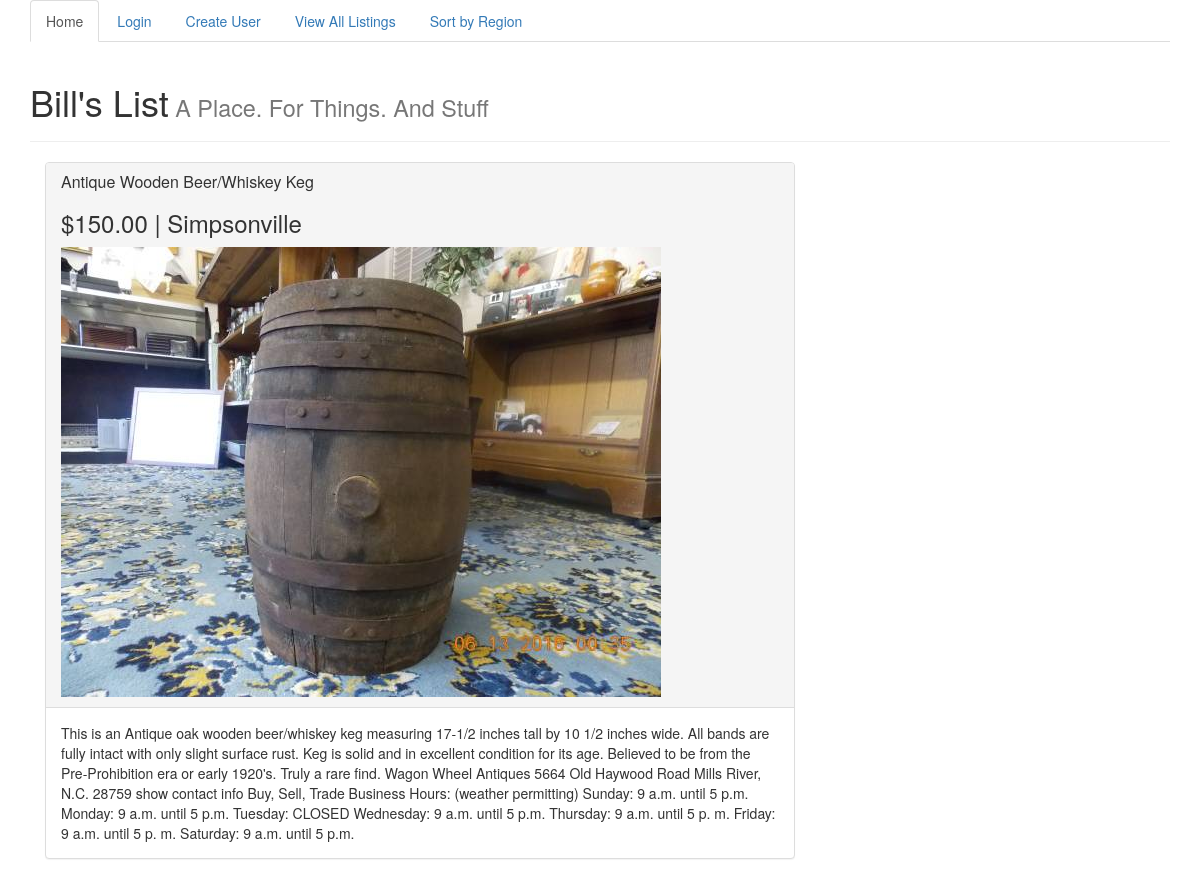
The page /2/ on the database as committed earlier.
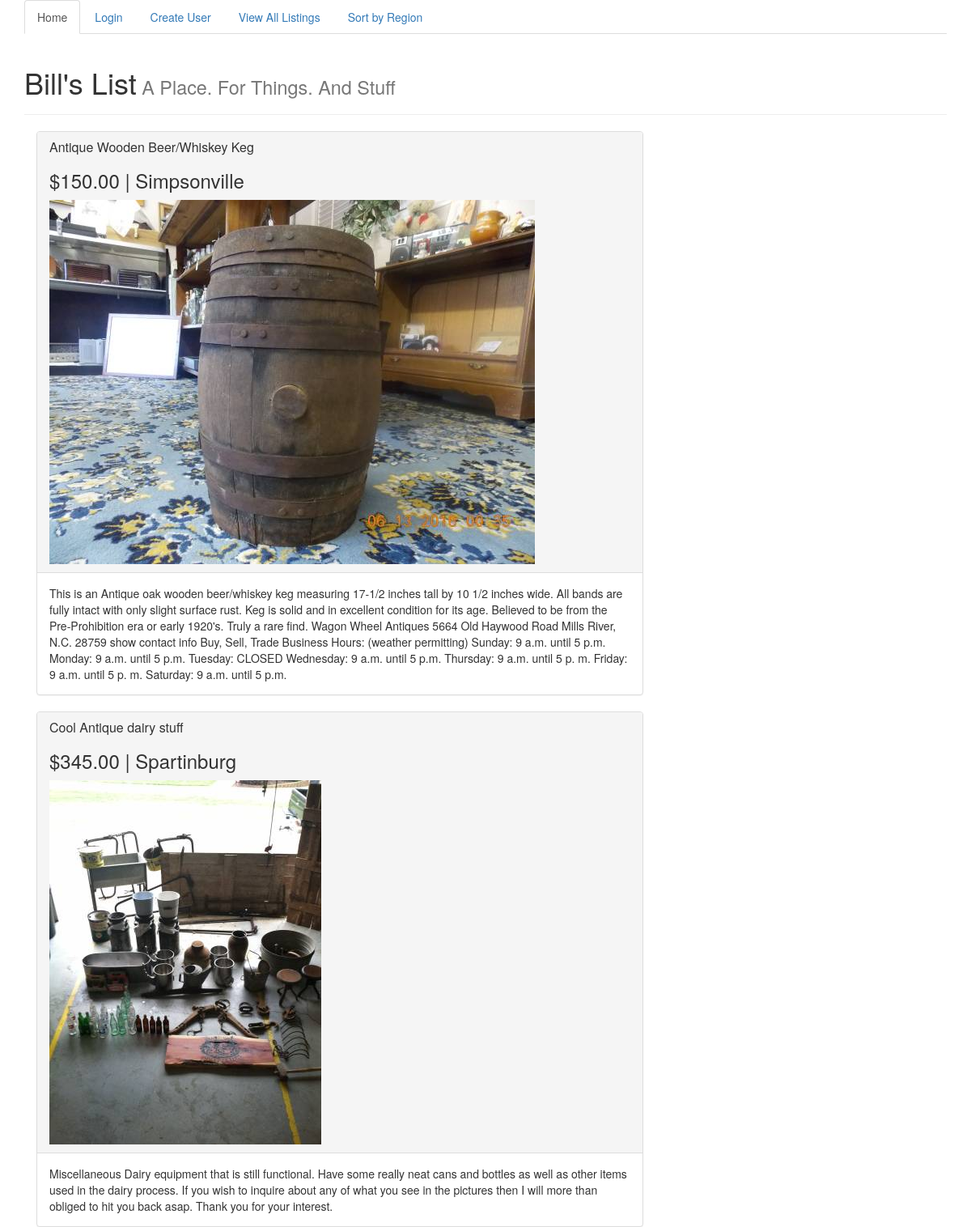
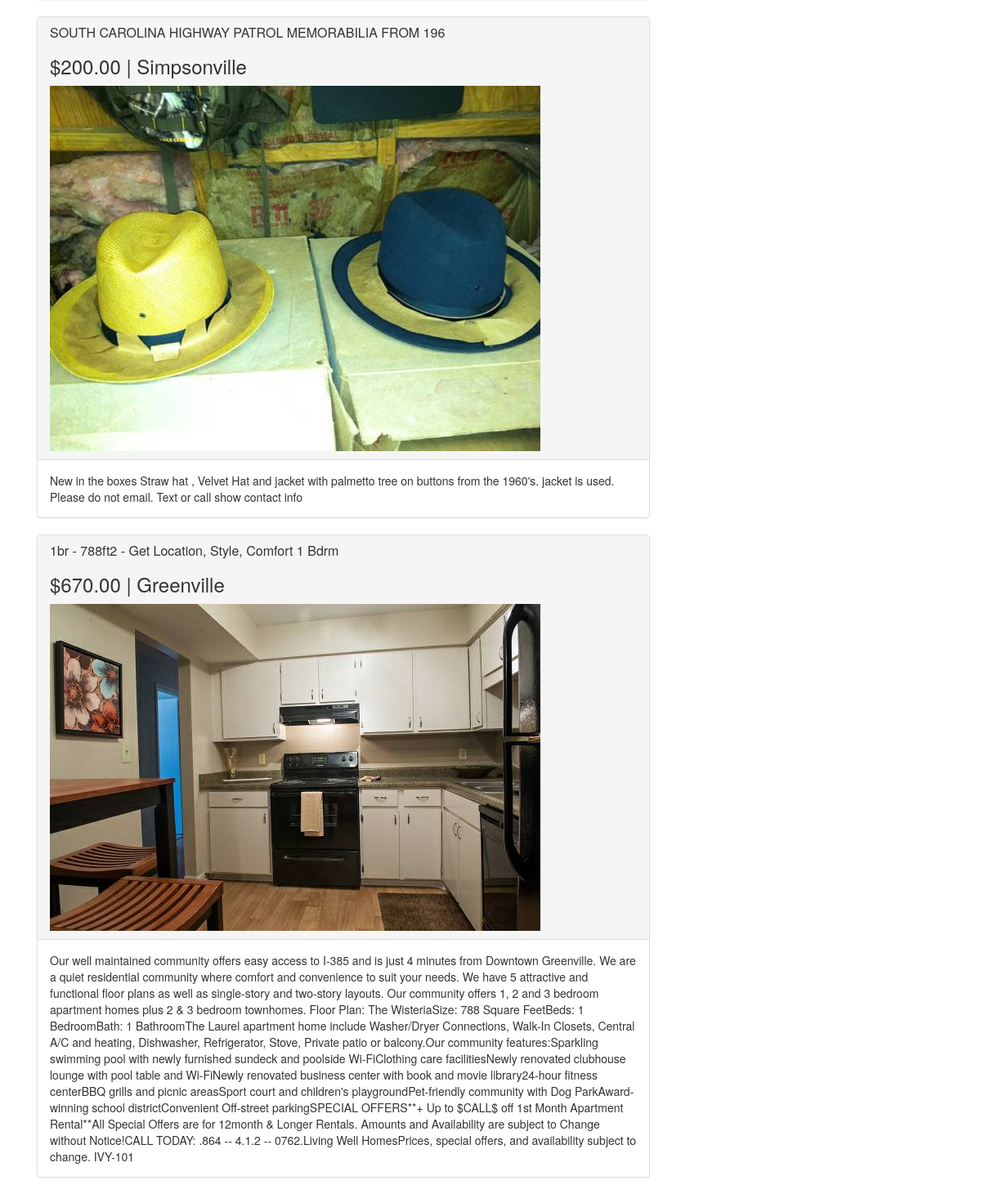
The same page on the database as committed later (2 pictures, top to bottom).
### app/models.py (models this page shows, shortened)
class Listing(models.Model):
    title = models.CharField(max_length=50)
    price = models.DecimalField(max_digits=10, decimal_places=2)
    location = models.ForeignKey(Region)
    category = models.ForeignKey(Category)
    subcategory = models.ForeignKey(SubCategory)
    photos = models.ImageField(upload_to="listing_photos", null=True, blank=True, verbose_name="Listing Photo")
    created = models.DateTimeField(auto_now_add=True)
    description = models.TextField()
    post_id = models.AutoField(primary_key=True)
    profile = models.ForeignKey(Profile)

class Region(models.Model):
    location = models.CharField(max_length=50)
    def __str__(self):
        return self.location

### app/views.py (the view)
# urls.py: url(r'^(?P<pk>\d+)/$', SubcategoryPageView.as_view(), name="subcategory_page_view"),
class SubcategoryPageView(ListView):
    model = Listing
    def get_queryset(self, **kwargs):
        sub = self.kwargs.get('pk', None)
        return Listing.objects.filter(subcategory=sub)

### templates/app/listing_list.html
{% extends "base.html" %}
{% block content %}
<div class="page-header">
  <h1>Bill's List<small>  A Place. For Things. And Stuff</small></h1>
</div>
<div class="container">
  <div class="row">
  {% for object in object_list  %}
    <div class="col-lg-8">
        <div class="panel panel-default">
          <div class="panel-heading">
            <h3 class="panel-title"><a href="{% url 'listing_detail_view' object.pk %}">{{object.title}}</a></h3><h3>${{object.price}} |  {{object.location}}</h3>
            <img src="{{object.photos.url}}" alt="" />
          </div>
              <div class="panel-body">
                {{object.description}}
              </div>
        </div>
    </div>
  {% endfor %}
  </div>
</div>
{% endblock %}

### templates/base.html (shortened to what this page needs)
{% load staticfiles %}
<!DOCTYPE html>
<html>
  <head>
    <link rel="stylesheet" href="{% static "app/css/bootstrap.css" %}" media="screen" charset="utf-8">
  </head>
  <body>
    <div class="container">
      <nav>
        <ul class="nav nav-tabs">
          <li role="presentation" class="active"><a href="{% url 'index_page_view' %}">Home</a></li>
          <li role="presentation"><a href="{% url 'login' %}">Login</a></li>
          <li role="presentation"><a href="{% url 'create_user' %}">Create User</a></li>
          <li role="presentation"><a href="{% url 'listing_page_view' %}">View All Listings</a></li>
          <li role="presentation"><a href="{% url 'regions_page_view' %}">Sort by Region</a></li>
        </ul>
      </nav>
        {% block content %}{% endblock %}
    </div>
  </body>
</html>

Rows that differ between the two databases and show on the page:
added Listing: title "Cool Antique dairy stuff", price "345.00", location "Spartinburg", photos (picture), description "Miscellaneous Dairy equipment that is still functional. Have some really neat cans and bottles as well as other items used in the dairy process. If you wish to inquire about any of what you see in the pictures then I will more than obliged to hit you back asap. Thank you for your interest."
added Listing: title "SOUTH CAROLINA HIGHWAY PATROL MEMORABILIA FROM 196", price "200.00", location "Simpsonville", photos (picture), description "New in the boxes Straw hat , Velvet Hat and jacket with palmetto tree on buttons from the 1960's. jacket is used. Please do not email. Text or call show contact info"
added Listing: title "1br - 788ft2 - Get Location, Style, Comfort 1 Bdrm", price "670.00", location "Greenville", photos (picture), description "Our well maintained community offers easy access to I-385 and is just 4 minutes from Downtown Greenville. We are a quiet residential community where comfort and convenience to suit your needs. We have 5 attractive and functional floor plans as well as single-story and two-story layouts. Our community offers 1, 2 and 3 bedroom apartment homes plus 2 & 3 bedroom townhomes. Floor Plan: The WisteriaSize: 788 Square FeetBeds: 1 BedroomBath: 1 BathroomThe Laurel apartment home include Washer/Dryer Connections, Walk-In Closets, Central A/C and heating, Dishwasher, Refrigerator, Stove, Private patio or balcony.Our community features:Sparkling swimming pool with newly furnished sundeck and poolside…"
